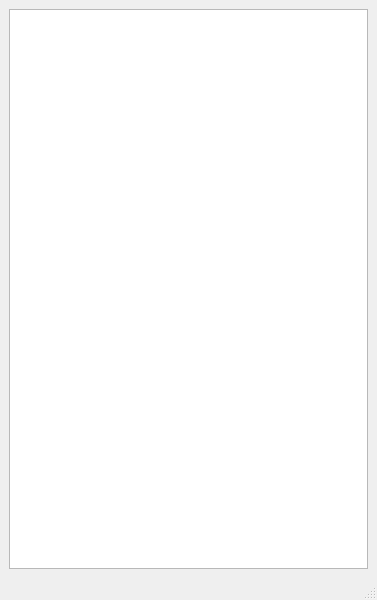
<?xml version="1.0" encoding="UTF-8"?>
<ui version="4.0">
 <class>FunctionWindow</class>
 <widget class="QMainWindow" name="FunctionWindow">
  <property name="geometry">
   <rect>
    <x>0</x>
    <y>0</y>
    <width>377</width>
    <height>600</height>
   </rect>
  </property>
  <property name="windowTitle">
   <string>Functions</string>
  </property>
  <widget class="QWidget" name="centralwidget">
   <layout class="QVBoxLayout" name="verticalLayout">
    <item>
     <widget class="QListWidget" name="functionsList"/>
    </item>
   </layout>
  </widget>
  <widget class="QMenuBar" name="menubar">
   <property name="geometry">
    <rect>
     <x>0</x>
     <y>0</y>
     <width>377</width>
     <height>29</height>
    </rect>
   </property>
  </widget>
  <widget class="QStatusBar" name="statusbar"/>
 </widget>
 <resources/>
 <connections/>
</ui>
